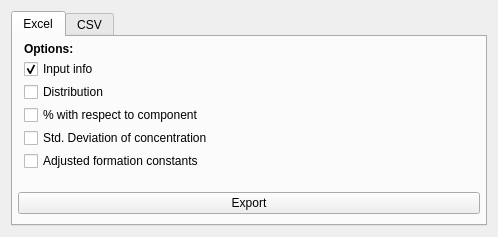
<?xml version="1.0" encoding="UTF-8"?>
<ui version="4.0">
 <class>ExportWindow</class>
 <widget class="QWidget" name="ExportWindow">
  <property name="geometry">
   <rect>
    <x>0</x>
    <y>0</y>
    <width>498</width>
    <height>237</height>
   </rect>
  </property>
  <property name="minimumSize">
   <size>
    <width>498</width>
    <height>237</height>
   </size>
  </property>
  <property name="windowTitle">
   <string>Export Results</string>
  </property>
  <property name="windowIcon">
   <iconset resource="../../../resources/base/resources.qrc">
    <normaloff>:/icons/application-export.png</normaloff>:/icons/application-export.png</iconset>
  </property>
  <layout class="QVBoxLayout" name="verticalLayout">
   <item>
    <widget class="QTabWidget" name="export_type">
     <property name="currentIndex">
      <number>0</number>
     </property>
     <widget class="QWidget" name="excel_tab">
      <property name="sizePolicy">
       <sizepolicy hsizetype="Preferred" vsizetype="Preferred">
        <horstretch>0</horstretch>
        <verstretch>0</verstretch>
       </sizepolicy>
      </property>
      <attribute name="icon">
       <iconset resource="../../../resources/base/resources.qrc">
        <normaloff>:/icons/document-excel.png</normaloff>:/icons/document-excel.png</iconset>
      </attribute>
      <attribute name="title">
       <string>Excel</string>
      </attribute>
      <layout class="QVBoxLayout" name="verticalLayout_2">
       <property name="leftMargin">
        <number>5</number>
       </property>
       <property name="topMargin">
        <number>0</number>
       </property>
       <property name="rightMargin">
        <number>5</number>
       </property>
       <property name="bottomMargin">
        <number>10</number>
       </property>
       <item>
        <widget class="QWidget" name="widget_3" native="true">
         <property name="sizePolicy">
          <sizepolicy hsizetype="Maximum" vsizetype="Preferred">
           <horstretch>0</horstretch>
           <verstretch>0</verstretch>
          </sizepolicy>
         </property>
         <property name="layoutDirection">
          <enum>Qt::LeftToRight</enum>
         </property>
         <layout class="QHBoxLayout" name="horizontalLayout">
          <property name="leftMargin">
           <number>1</number>
          </property>
          <property name="topMargin">
           <number>5</number>
          </property>
          <property name="rightMargin">
           <number>1</number>
          </property>
          <property name="bottomMargin">
           <number>5</number>
          </property>
          <item>
           <widget class="QWidget" name="widget_2" native="true">
            <property name="sizePolicy">
             <sizepolicy hsizetype="Maximum" vsizetype="Preferred">
              <horstretch>0</horstretch>
              <verstretch>0</verstretch>
             </sizepolicy>
            </property>
            <layout class="QFormLayout" name="formLayout">
             <property name="horizontalSpacing">
              <number>6</number>
             </property>
             <property name="verticalSpacing">
              <number>3</number>
             </property>
             <property name="leftMargin">
              <number>5</number>
             </property>
             <property name="topMargin">
              <number>0</number>
             </property>
             <property name="rightMargin">
              <number>0</number>
             </property>
             <property name="bottomMargin">
              <number>0</number>
             </property>
             <item row="1" column="0">
              <widget class="QCheckBox" name="input_check_excel">
               <property name="text">
                <string>Input info</string>
               </property>
               <property name="checked">
                <bool>true</bool>
               </property>
              </widget>
             </item>
             <item row="2" column="0">
              <widget class="QCheckBox" name="distribution_check_excel">
               <property name="text">
                <string>Distribution</string>
               </property>
              </widget>
             </item>
             <item row="3" column="0">
              <widget class="QCheckBox" name="perc_check_excel">
               <property name="text">
                <string>% with respect to component</string>
               </property>
              </widget>
             </item>
             <item row="5" column="0">
              <widget class="QCheckBox" name="adjlogb_check_excel">
               <property name="text">
                <string>Adjusted formation constants</string>
               </property>
              </widget>
             </item>
             <item row="0" column="0" colspan="2">
              <widget class="QLabel" name="options_label_excel">
               <property name="text">
                <string>&lt;html&gt;&lt;head/&gt;&lt;body&gt;&lt;p&gt;&lt;span style=&quot; font-weight:600;&quot;&gt;Options:&lt;/span&gt;&lt;/p&gt;&lt;/body&gt;&lt;/html&gt;</string>
               </property>
              </widget>
             </item>
             <item row="4" column="0">
              <widget class="QCheckBox" name="errors_check_excel">
               <property name="text">
                <string>Std. Deviation of concentration</string>
               </property>
              </widget>
             </item>
            </layout>
           </widget>
          </item>
         </layout>
        </widget>
       </item>
       <item>
        <widget class="QPushButton" name="export_button_excel">
         <property name="enabled">
          <bool>true</bool>
         </property>
         <property name="text">
          <string>Export</string>
         </property>
         <property name="autoDefault">
          <bool>false</bool>
         </property>
         <property name="default">
          <bool>false</bool>
         </property>
         <property name="flat">
          <bool>false</bool>
         </property>
        </widget>
       </item>
      </layout>
     </widget>
     <widget class="QWidget" name="csv_tab">
      <attribute name="icon">
       <iconset resource="../../../resources/base/resources.qrc">
        <normaloff>:/icons/table.png</normaloff>:/icons/table.png</iconset>
      </attribute>
      <attribute name="title">
       <string>CSV</string>
      </attribute>
      <layout class="QVBoxLayout" name="verticalLayout_3">
       <property name="leftMargin">
        <number>5</number>
       </property>
       <property name="topMargin">
        <number>0</number>
       </property>
       <property name="rightMargin">
        <number>5</number>
       </property>
       <property name="bottomMargin">
        <number>10</number>
       </property>
       <item>
        <widget class="QWidget" name="widget_4" native="true">
         <property name="sizePolicy">
          <sizepolicy hsizetype="Maximum" vsizetype="Preferred">
           <horstretch>0</horstretch>
           <verstretch>0</verstretch>
          </sizepolicy>
         </property>
         <property name="layoutDirection">
          <enum>Qt::LeftToRight</enum>
         </property>
         <layout class="QHBoxLayout" name="horizontalLayout_2">
          <property name="leftMargin">
           <number>1</number>
          </property>
          <property name="topMargin">
           <number>5</number>
          </property>
          <property name="rightMargin">
           <number>1</number>
          </property>
          <property name="bottomMargin">
           <number>5</number>
          </property>
          <item>
           <widget class="QWidget" name="widget_5" native="true">
            <property name="sizePolicy">
             <sizepolicy hsizetype="Maximum" vsizetype="Preferred">
              <horstretch>0</horstretch>
              <verstretch>0</verstretch>
             </sizepolicy>
            </property>
            <layout class="QFormLayout" name="formLayout_2">
             <property name="horizontalSpacing">
              <number>6</number>
             </property>
             <property name="verticalSpacing">
              <number>3</number>
             </property>
             <property name="leftMargin">
              <number>5</number>
             </property>
             <property name="topMargin">
              <number>0</number>
             </property>
             <property name="rightMargin">
              <number>0</number>
             </property>
             <property name="bottomMargin">
              <number>0</number>
             </property>
             <item row="1" column="0">
              <widget class="QCheckBox" name="input_check_csv">
               <property name="text">
                <string>Input info</string>
               </property>
               <property name="checked">
                <bool>true</bool>
               </property>
              </widget>
             </item>
             <item row="2" column="0">
              <widget class="QCheckBox" name="distribution_check_csv">
               <property name="text">
                <string>Distribution</string>
               </property>
              </widget>
             </item>
             <item row="3" column="0">
              <widget class="QCheckBox" name="perc_check_csv">
               <property name="text">
                <string>% with respect to component</string>
               </property>
              </widget>
             </item>
             <item row="5" column="0">
              <widget class="QCheckBox" name="adjlogb_check_csv">
               <property name="text">
                <string>Adjusted formation constants</string>
               </property>
              </widget>
             </item>
             <item row="0" column="0" colspan="2">
              <widget class="QLabel" name="options_label_csv">
               <property name="text">
                <string>&lt;html&gt;&lt;head/&gt;&lt;body&gt;&lt;p&gt;&lt;span style=&quot; font-weight:600;&quot;&gt;Options:&lt;/span&gt;&lt;/p&gt;&lt;/body&gt;&lt;/html&gt;</string>
               </property>
              </widget>
             </item>
             <item row="4" column="0">
              <widget class="QCheckBox" name="errors_check_csv">
               <property name="text">
                <string>Std. Deviation of concentration</string>
               </property>
              </widget>
             </item>
            </layout>
           </widget>
          </item>
         </layout>
        </widget>
       </item>
       <item>
        <widget class="QPushButton" name="export_button_csv">
         <property name="enabled">
          <bool>true</bool>
         </property>
         <property name="text">
          <string>Export</string>
         </property>
         <property name="autoDefault">
          <bool>false</bool>
         </property>
         <property name="default">
          <bool>false</bool>
         </property>
         <property name="flat">
          <bool>false</bool>
         </property>
        </widget>
       </item>
      </layout>
     </widget>
    </widget>
   </item>
  </layout>
 </widget>
 <resources>
  <include location="../../../resources/base/resources.qrc"/>
 </resources>
 <connections>
  <connection>
   <sender>export_button_excel</sender>
   <signal>clicked()</signal>
   <receiver>ExportWindow</receiver>
   <slot>ExcelExport()</slot>
   <hints>
    <hint type="sourcelabel">
     <x>200</x>
     <y>215</y>
    </hint>
    <hint type="destinationlabel">
     <x>217</x>
     <y>236</y>
    </hint>
   </hints>
  </connection>
  <connection>
   <sender>export_button_csv</sender>
   <signal>clicked()</signal>
   <receiver>ExportWindow</receiver>
   <slot>CsvExport()</slot>
   <hints>
    <hint type="sourcelabel">
     <x>283</x>
     <y>213</y>
    </hint>
    <hint type="destinationlabel">
     <x>315</x>
     <y>229</y>
    </hint>
   </hints>
  </connection>
 </connections>
 <slots>
  <slot>ExcelExport()</slot>
  <slot>CsvExport()</slot>
 </slots>
</ui>
